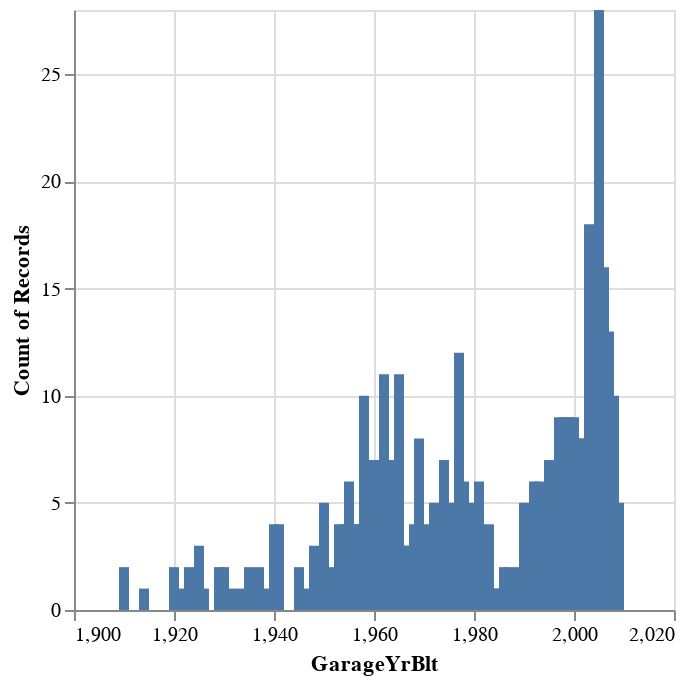

Notebook code cell kept with this figure:
### Code cell
alt.Chart(X_train_copy).mark_bar().encode(
    x = "GarageYrBlt",
    y = "count()"
)

### Figure 1 — Vega-Lite specification as saved in the notebook (floating-point values rounded to 4 significant figures; data arrays with more than 128 entries replaced by an {"elided": "..."} marker saying what was removed)
{"config": {"view": {"continuousWidth": 300, "continuousHeight": 300}}, "data": {"name": "data-76c537b574585195746299d3cdd2d794"}, "mark": {"type": "bar"}, "encoding": {"x": {"field": "GarageYrBlt", "type": "quantitative"}, "y": {"aggregate": "count", "type": "quantitative"}}, "$schema": "https://vega.github.io/schema/vega-lite/v5.15.1.json", "datasets": {"data-76c537b574585195746299d3cdd2d794": {"elided": "434 records"}}}
